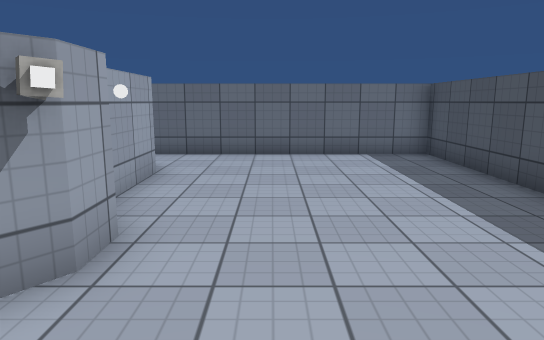
[1] (above)

15 first-person views from a walk through a scene from a Unity 3-D project. The camera is 1.5 m above the floor, tilts 10° down and sees 70° across. The floor is counted in squares, 1 m on a side. Each view is taken from the middle of a square. On the plan, view 1 faces up. The plan holds only what a view shows up to about 17 squares ahead; the rest is blank. The player character is not drawn. Surface patterns are stand-ins for the level's own textures.

[2]
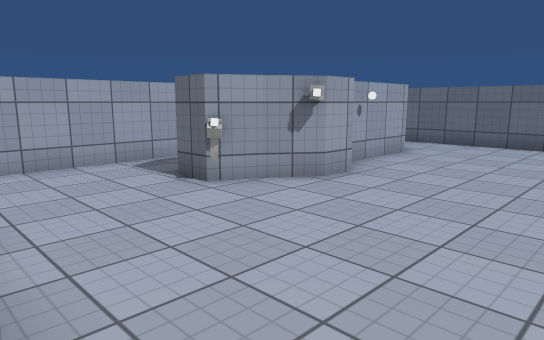

[3]
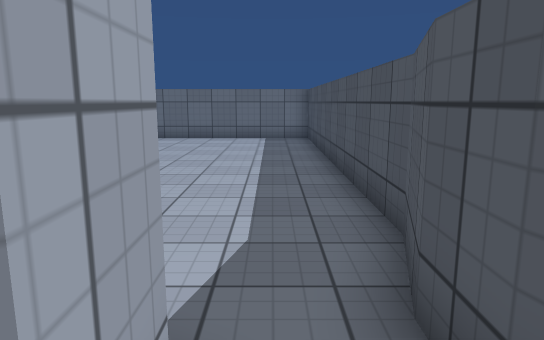

[4]
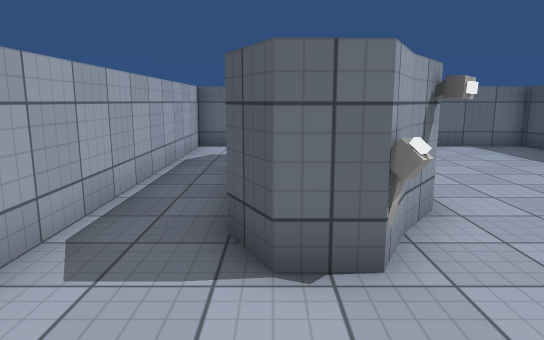

[5]
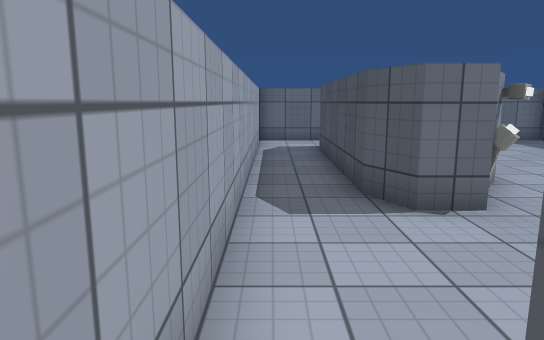

[6]
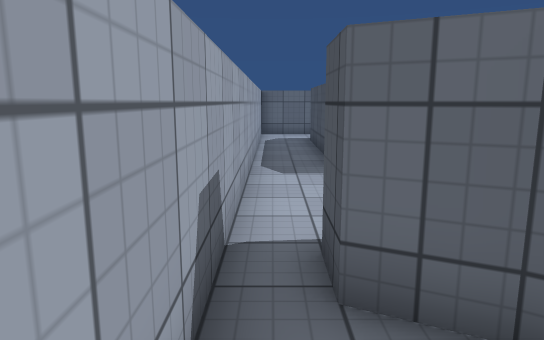

[7]
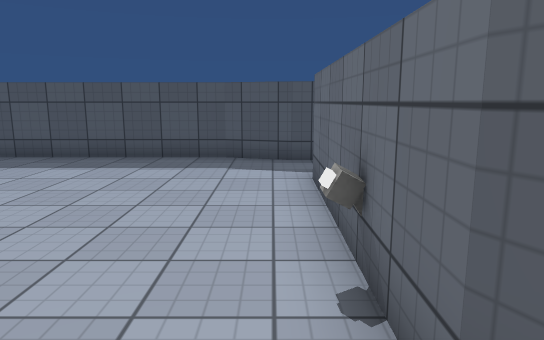

[8]
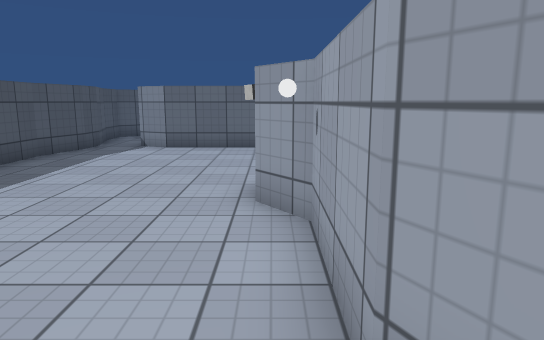

[9]
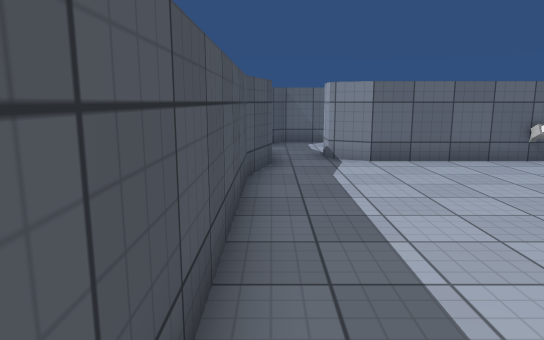

[10]
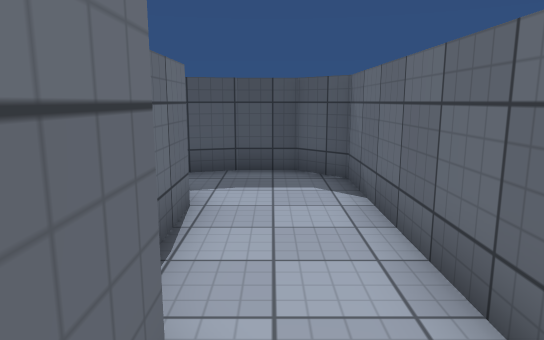

[11]
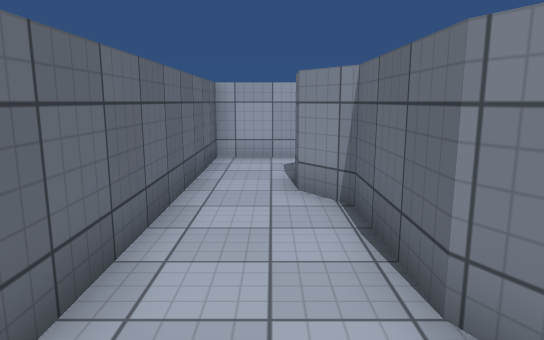

[12]
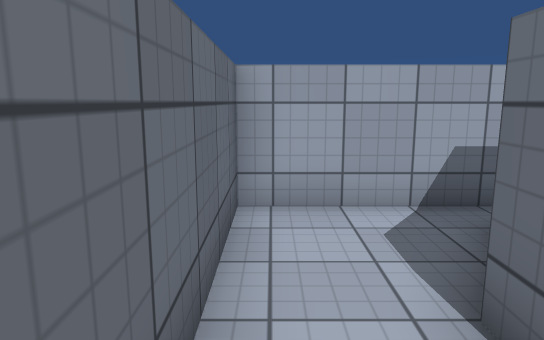

[13]
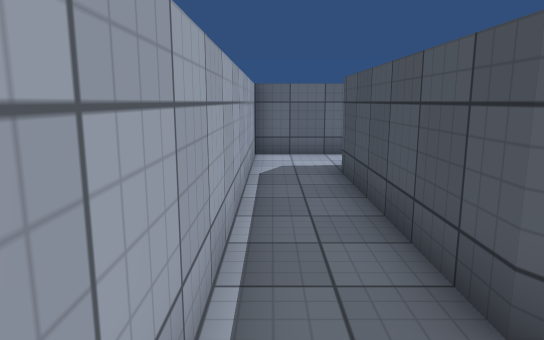

[14]
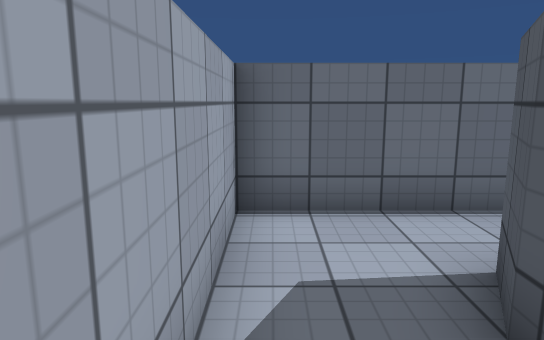

[15]
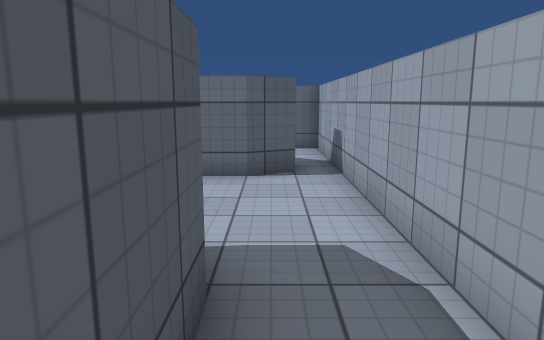

### Floor plan
Points are (right, up) in squares from view 1. A wall is a line through its corners. A room is listed if a view was taken in it or the views show most of it. See-through windows are left out.
Room 1 (views 1, 2, 4, 5, 7, 8, 9, 13, 14, 15)
walls: (-2.5, 2.3) (-2.9, 1.4); (-3.4, 1.3) (-4, 1.3) (-4.5, 2.3) (-4.5, 8.2) (-4, 9.3); (-2.8, 8.9) (-2.5, 8.3) (-2.5, 5.2) (-1.7, 4.2) (-1.7, 3.4); (4.5, -0.9) (4.5, 11.2) (-6.5, 11.2) (-6.5, -4.5); (4, -2.6) (4.5, -0.6); (4, -3.6) (4, -2.4); (-5.5, -4.3) (-5.5, -3.3) (-4.5, -2.8) (1.5, -2.8) (2.5, -3.3) (2.5, -4.3); (4.2, -4.3) (4, -3.4)
ways out: opening at (-6, -4) to room 2; opening at (3, -3.5) to room 2
objects: other object (-3, -3); other object (-3, 1); other object (-2, 3); other object (-2, 6)
Room 2 (views 3, 6, 10, 11, 12)
walls: (-4.4, -4.9) (-5.5, -4.3); (2.5, -4.3) (1.5, -4.8) (-1.5, -4.8) (-2.5, -5.6) (-3.5, -5.6); (4.5, -5.3) (4.2, -4.3); (-6.5, -4.5) (-6.5, -7.5) (3.6, -7.5) (4.5, -6.6) (4.5, -5.2)
ways out: opening at (-6, -4) to room 1; opening at (3, -3.5) to room 1

Where each view was taken, in squares from view 1:
view 1: 0 up, 0 right, facing up
view 2: 3 down, 3 right, facing up-left
view 3: 5 down, 3 right, facing up
view 4: 2 down, 4 left, facing up
view 5: 4 down, 6 left, facing up
view 6: 7 down, 6 left, facing up
view 7: 2 down, 6 left, facing right
view 8: 10 up, 2 left, facing down
view 9: 7 up, 4 right, facing down
view 10: 6 down, 4 left, facing right
view 11: 6 down, 4 right, facing left
view 12: 7 down, 1 left, facing left
view 13: 0 up, 6 left, facing up
view 14: 6 up, 6 left, facing up
view 15: 5 up, 5 left, facing down
